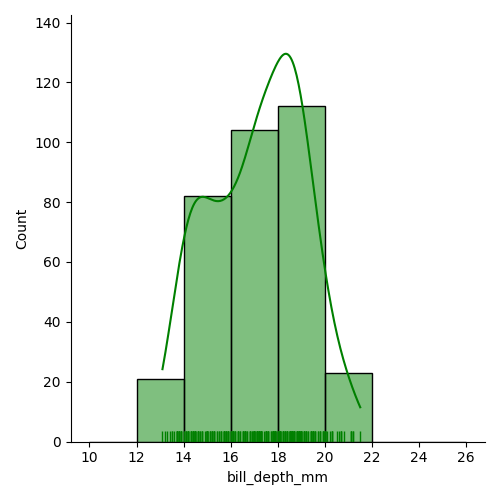

The Python source for this figure:
import matplotlib.pyplot as plt
import seaborn as sns
import pandas as pd


data=sns.load_dataset("penguins")
print(data)

sns.displot(x='bill_depth_mm',data=data,bins=[10,12,14,16,18,20,22,24,26],kde=True,rug=True,color="g")
#bins is the evry column range ,       #kdg true mens the curve,    #rug true means in bottom the values line 
plt.savefig('3.2nd.png')
